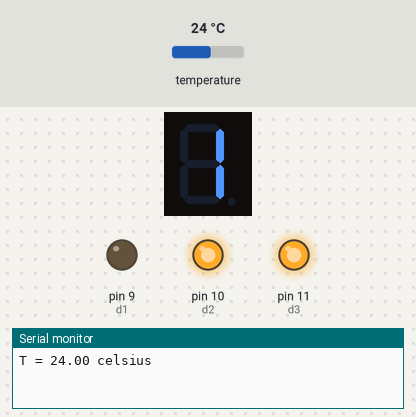
Bench run of a sketch on a simulated Arduino Uno, built with avr-gcc and run on an emulated ATmega328P. Shown: 1-digit seven-segment display, output pins drawn as LEDs (lit = HIGH), the last lines printed to the serial monitor. Wiring (inferred from the names in the program): 1-digit 7-segment display, segments lit when HIGH: segments pin 13, pin 2, pin 3, pin 4, pin 5, pin 6, pin 7. The test bench sets the inputs (shaded band); at power-on: temperature 24 °C. The segment pins are drawn as the display they are named for; pins used as bus, display or sensor lines are not drawn.

Above: at 1.22 s.
At 63.57 s:
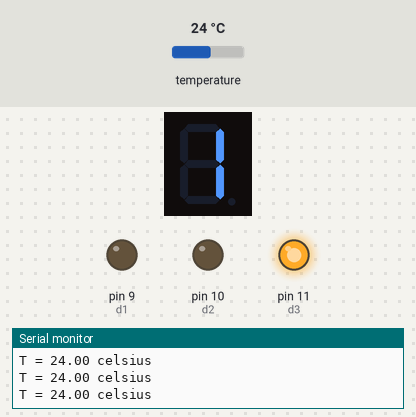
At 127.9 s:
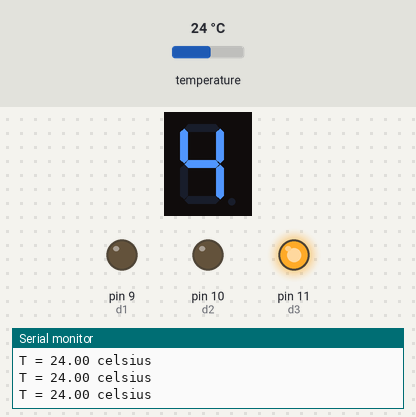
Timing chart, 0 to 129.4 s (numbered marks = the images above):
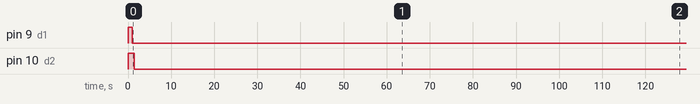

The sketch:

DS18B20_SegmentLED.ino
```cpp
#include <OneWire.h>

// OneWire DS18S20, DS18B20, DS1822 Temperature Example
//
// http://www.pjrc.com/teensy/td_libs_OneWire.html
//
// The DallasTemperature library can do all this work for you!
// http://milesburton.com/Dallas_Temperature_Control_Library

OneWire  ds(8);  // on pin 10 (a 4.7K resistor is necessary)
//segments
int a = 13;
int b = 2;
int c = 3;
int d = 4;
int e = 5;
int f = 6;
int g = 7;
//digits
int d1 = 9;
int d2 = 10;
int d3 = 11;
int d4 = 12;

void setup(void) {
  Serial.begin(9600);

  pinMode(2, OUTPUT);
  pinMode(3, OUTPUT);
  pinMode(4, OUTPUT);
  pinMode(5, OUTPUT);
  pinMode(6, OUTPUT);
  pinMode(7, OUTPUT);
  pinMode(9, OUTPUT);
  pinMode(10, OUTPUT);
  pinMode(11, OUTPUT);
  pinMode(12, OUTPUT);
  pinMode(13, OUTPUT);
  digitalWrite(d1, HIGH);
  digitalWrite(d2, HIGH);
  digitalWrite(d3, HIGH);
  digitalWrite(d4, HIGH);
}

void loop(void) {
  byte i;
  byte data[12];
  byte addr[8];
  float celsius;

  if ( !ds.search(addr)) {
    ds.reset_search();
    delay(250);
    return;
  }

  if (OneWire::crc8(addr, 7) != addr[7]) {
      Serial.println("CRC is not valid!");
      return;
  }

  ds.reset();
  ds.select(addr);
  ds.write(0x44, 1);        // start conversion, with parasite power on at the end

  delay(1000);     // maybe 750ms is enough, maybe not
  // we might do a ds.depower() here, but the reset will take care of it.

  ds.reset();
  ds.select(addr);
  ds.write(0xBE);         // Read ram of ds18b20

  for ( i = 0; i < 9; i++) {           // we need 9 bytes
    data[i] = ds.read();
  }

  // Convert the data to actual temperature
  // because the result is a 16 bit signed integer, it should
  // be stored to an "int16_t" type, which is always 16 bits
  // even when compiled on a 32 bit processor.
  int16_t raw = (data[1] << 8) | data[0];
  byte cfg = (data[4] & 0x60);
  // at lower res, the low bits are undefined, so let's zero them
  if (cfg == 0x00) raw = raw & ~7;  // 9 bit resolution, 93.75 ms
  else if (cfg == 0x20) raw = raw & ~3; // 10 bit res, 187.5 ms
  else if (cfg == 0x40) raw = raw & ~1; // 11 bit res, 375 ms
  //// default is 12 bit resolution, 750 ms conversion time

  celsius = (float)raw / 16.0;

  Serial.print("T = ");
  Serial.print(celsius);
  Serial.print(" celsius");
  Serial.println();

  clearLEDs();

  showDigit(1);
  pickDigit(1);
  delay(400);
  showDigit(4);
  pickDigit(2);
  showDigit(4);
}

void clearLEDs()
{
  digitalWrite(a, LOW);
  digitalWrite(b, LOW);
  digitalWrite(c, LOW);
  digitalWrite(d, LOW);
  digitalWrite(e, LOW);
  digitalWrite(f, LOW);
  digitalWrite(g, LOW);
}

void pickDigit(int x)
{
  //digitalWrite(d1, HIGH);
  //digitalWrite(d2, HIGH);
  //digitalWrite(d3, HIGH);
  //digitalWrite(d4, HIGH);

  switch(x)
  {
  case 1:
    digitalWrite(d1, LOW);
    break;
  case 2:
    digitalWrite(d2, LOW);
    break;
  case 3:
    digitalWrite(d3, LOW);
    break;
  default:
    digitalWrite(d4, LOW);
    break;
  }
}

void showDigit(int num)
{
  switch(num)
  {
    case 1:
      drowOne();
      break;
    case 2:
      drowTwo();
      break;
    case 3:
      drowThree();
      break;
    case 4:
      drowFour();
      break;
    case 5:
      drowFive();
      break;
    case 6:
      drowSix();
      break;
    case 7:
      drowSeven();
      break;
    case 8:
      drowEight();
      break;
    case 9:
      drowNine();
      break;
    case 0:
      drowZero();
      break;
    default:
      break;
  }
}

void drowOne()
{
  digitalWrite(a, LOW);
  digitalWrite(b, HIGH);
  digitalWrite(c, HIGH);
  digitalWrite(d, LOW);
  digitalWrite(e, LOW);
  digitalWrite(f, LOW);
  digitalWrite(g, LOW);
}

void drowTwo()
{
  digitalWrite(a, HIGH);
  digitalWrite(b, HIGH);
  digitalWrite(c, LOW);
  digitalWrite(d, HIGH);
  digitalWrite(e, HIGH);
  digitalWrite(f, LOW);
  digitalWrite(g, HIGH);
}

void drowThree()
{
  digitalWrite(a, HIGH);
  digitalWrite(b, HIGH);
  digitalWrite(c, HIGH);
  digitalWrite(d, HIGH);
  digitalWrite(e, LOW);
  digitalWrite(f, LOW);
  digitalWrite(g, HIGH);
}

void drowFour()
{
  digitalWrite(a, LOW);
  digitalWrite(b, HIGH);
  digitalWrite(c, HIGH);
  digitalWrite(d, LOW);
  digitalWrite(e, LOW);
  digitalWrite(f, HIGH);
  digitalWrite(g, HIGH);
}

void drowFive()
{
  digitalWrite(a, HIGH);
  digitalWrite(b, LOW);
  digitalWrite(c, HIGH);
  digitalWrite(d, HIGH);
  digitalWrite(e, LOW);
  digitalWrite(f, HIGH);
  digitalWrite(g, HIGH);
}

void drowSix()
{
  digitalWrite(a, HIGH);
  digitalWrite(b, LOW);
  digitalWrite(c, HIGH);
  digitalWrite(d, HIGH);
  digitalWrite(e, HIGH);
  digitalWrite(f, HIGH);
  digitalWrite(g, HIGH);
}

void drowSeven()
{
  digitalWrite(a, HIGH);
  digitalWrite(b, HIGH);
  digitalWrite(c, HIGH);
  digitalWrite(d, LOW);
  digitalWrite(e, LOW);
  digitalWrite(f, LOW);
  digitalWrite(g, LOW);
}

void drowEight()
{
  digitalWrite(a, HIGH);
  digitalWrite(b, HIGH);
  digitalWrite(c, HIGH);
  digitalWrite(d, HIGH);
  digitalWrite(e, HIGH);
  digitalWrite(f, HIGH);
  digitalWrite(g, HIGH);
}

void drowNine()
{
  digitalWrite(a, HIGH);
  digitalWrite(b, HIGH);
  digitalWrite(c, HIGH);
  digitalWrite(d, HIGH);
  digitalWrite(e, HIGH);
  digitalWrite(f, LOW);
  digitalWrite(g, HIGH);
}

void drowZero()
{
  digitalWrite(a, HIGH);
  digitalWrite(b, HIGH);
  digitalWrite(c, HIGH);
  digitalWrite(d, HIGH);
  digitalWrite(e, HIGH);
  digitalWrite(f, HIGH);
  digitalWrite(g, LOW);
}
```

Measured:
- by itself, pin 9 (d1): HIGH → LOW at 1.0 s
- by itself, pin 10 (d2): HIGH → LOW at 1.4 s
- what the display in image 0 shows lasts 0.4 s, from 1.0 s to 1.4 s
